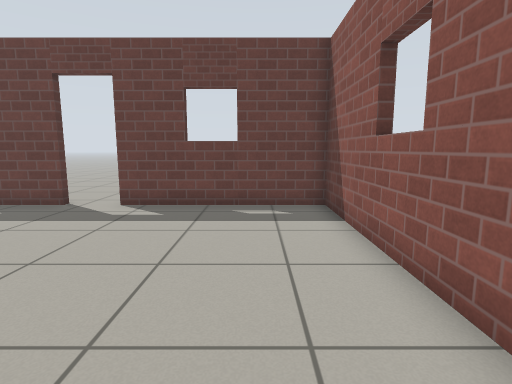
View 1 (above)

15 first-person views from a walk through a robot-simulator world made for Gazebo. The camera is 0.88 m above the floor, tilts 8° down and sees 80° across. The floor is counted in squares, 0.5 m on a side. Each view is taken from the middle of a square. On the plan, view 1 faces up. The plan holds only what a view shows up to about 16 squares ahead; the rest is blank. Gazebo's built-in surfaces are drawn with simple patterns.

View 2
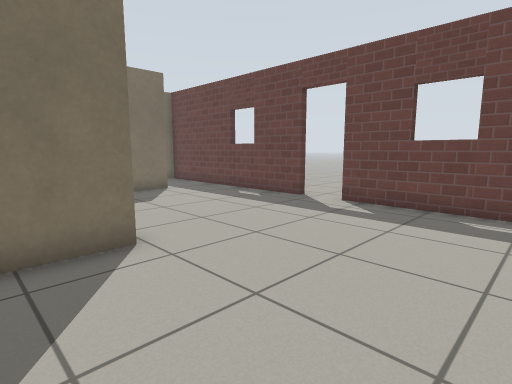

View 3
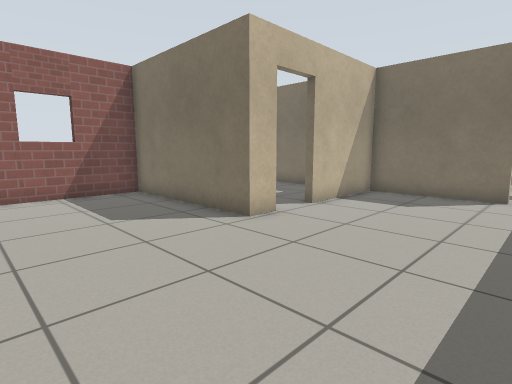

View 4
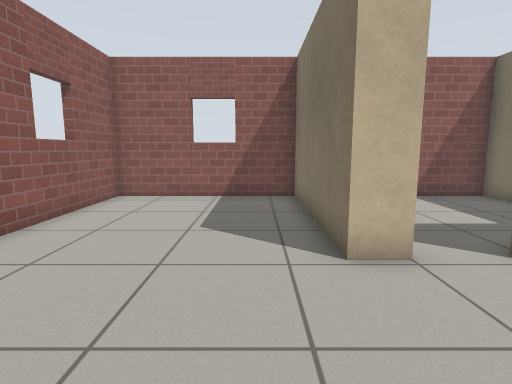

View 5
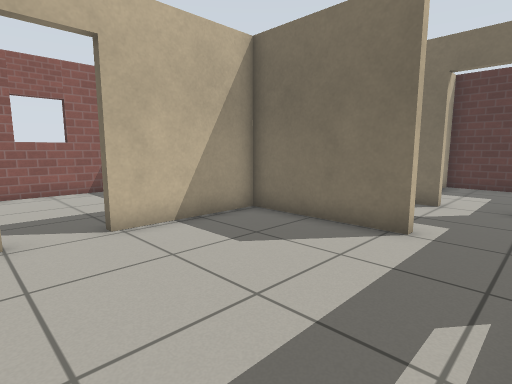

View 6
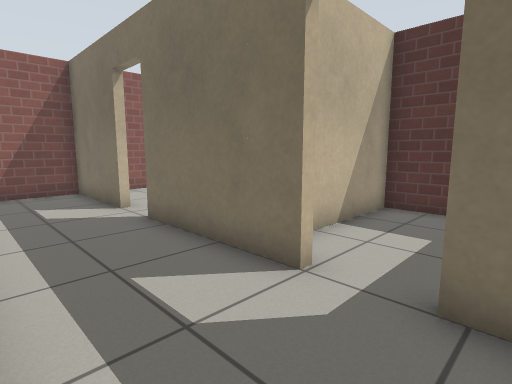

View 7
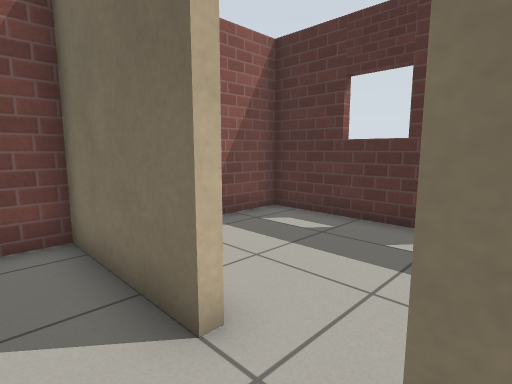

View 8
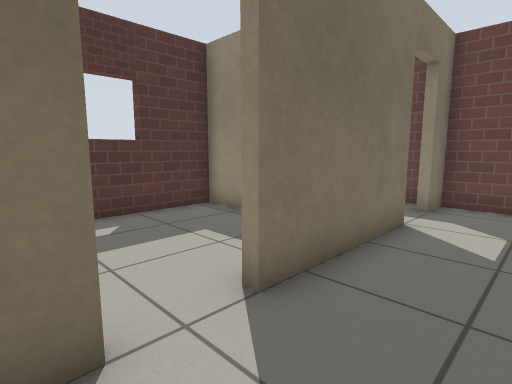

View 9
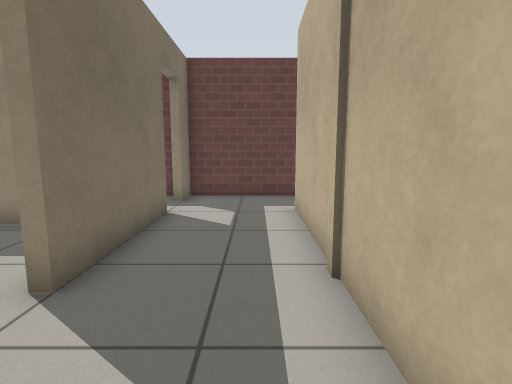

View 10
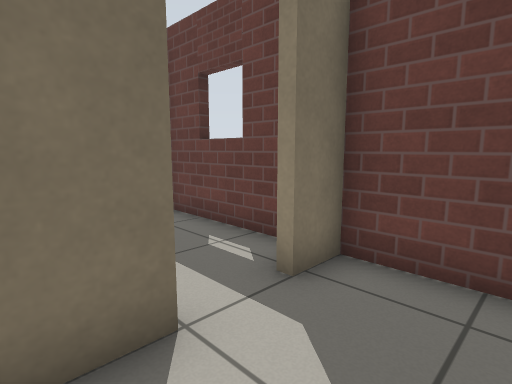

View 11
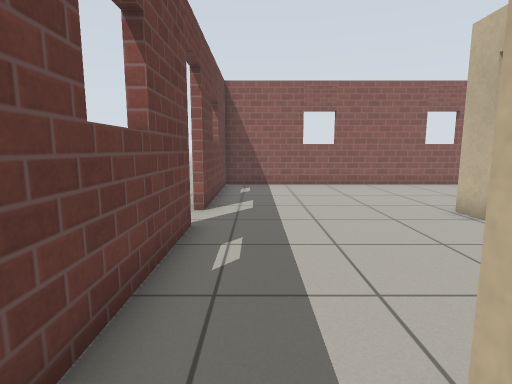

View 12
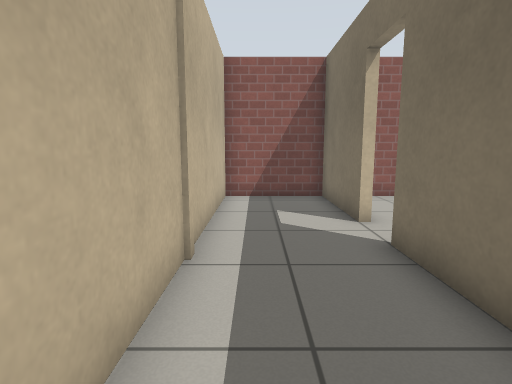

View 13
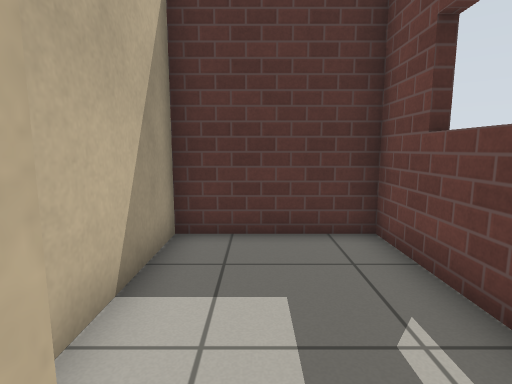

View 14
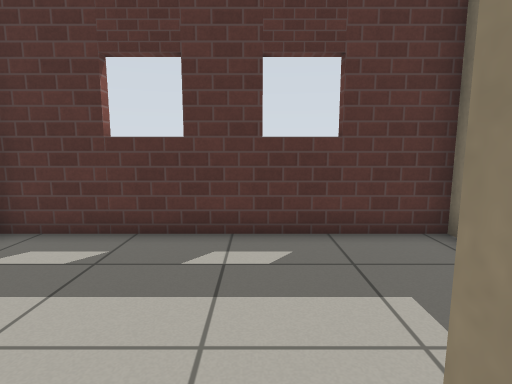

View 15
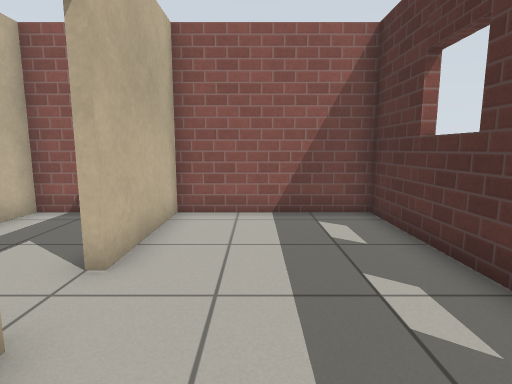

### Floor plan
Ten units are one square. View 1 is at (0, 0); x grows to the right and y downward. Boxes are objects, and circles mark ways between rooms. Rooms are numbered by the first view taken in them; rooms with no view inside come last. Other rooms are left out.
<svg viewBox="-217 -105 244 154">
<path fill="none" stroke="#000" d="M-56 -23 -45 -23 -45 44 22 44 22 -95 -43 -95M-60 -95 -115 -95M-116 -70 -116 -23 -72 -23M-155 1 -155 44 -119 44 -119 -70M-155 -65 -155 -15M-115 -95 -155 -95 -155 -82M-185 -50 -212 -50 -212 44 -158 44 -158 3M-116 10 -116 44 -61 44M-161 -95 -212 -95 -212 -53 -172 -53"/>
<circle cx="-120" cy="-80" r="3" fill="#2a7"/>
<circle cx="-65" cy="-20" r="3" fill="#2a7"/>
<circle cx="-160" cy="-5" r="3" fill="#2a7"/>
<circle cx="-160" cy="-75" r="3" fill="#2a7"/>
<text x="-40" y="-40">1</text>
<text x="-140" y="-30">2</text>
<text x="-190" y="0">3</text>
<text x="-90" y="10">4</text>
<text x="-190" y="-80">5</text>
</svg>
Room 1 opens to room 2. Room 1 opens to room 4. Room 2 opens to room 3. Room 2 opens to room 5.

Where each view was taken, in squares from view 1:
view 1: 0 up, 0 right, facing up
view 2: 0 up, 1 right, facing up-left
view 3: 8 up, 1 right, facing down-left
view 4: 7 up, 3 left, facing down
view 5: 9 up, 5 left, facing down-left
view 6: 9 up, 12 left, facing down-left
view 7: 2 up, 14 left, facing down-left
view 8: 1 down, 13 left, facing up-left
view 9: 2 down, 13 left, facing up
view 10: 5 up, 13 left, facing up-left
view 11: 8 up, 13 left, facing right
view 12: 7 up, 13 left, facing down
view 13: 7 up, 15 left, facing left
view 14: 1 up, 15 left, facing left
view 15: 4 up, 18 left, facing down
